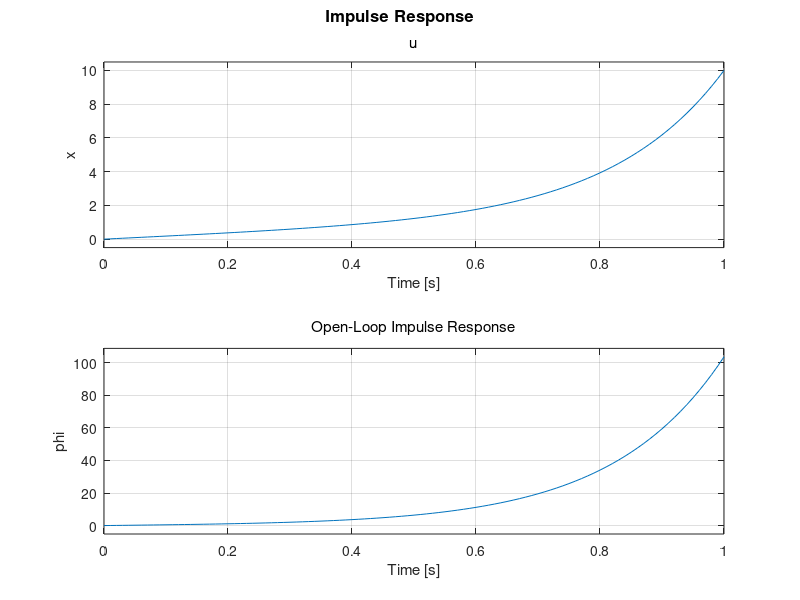

Recreate this plot in MATLAB.
M = 0.5;
m = 0.2;
b = 0.1;
I = 0.006;
g = 9.8;
l = 0.3;
q = (M+m)*(I+m*l^2)-(m*l)^2;
s = tf('s');

P_cart = (((I+m*l^2)/q)*s^2 - (m*g*l/q))/(s^4 + (b*(I + m*l^2))*s^3/q - ((M + m)*m*g*l)*s^2/q - b*m*g*l*s/q);

P_pend = (m*l*s/q)/(s^3 + (b*(I + m*l^2))*s^2/q - ((M + m)*m*g*l)*s/q - b*m*g*l/q);

sys_tf = [P_cart ; P_pend];

inputs = {'u'};
outputs = {'x'; 'phi'};

set(sys_tf,'InputName',inputs)
set(sys_tf,'OutputName',outputs)


%%
t=0:0.01:1;
impulse(sys_tf,t);	
title('Open-Loop Impulse Response')
